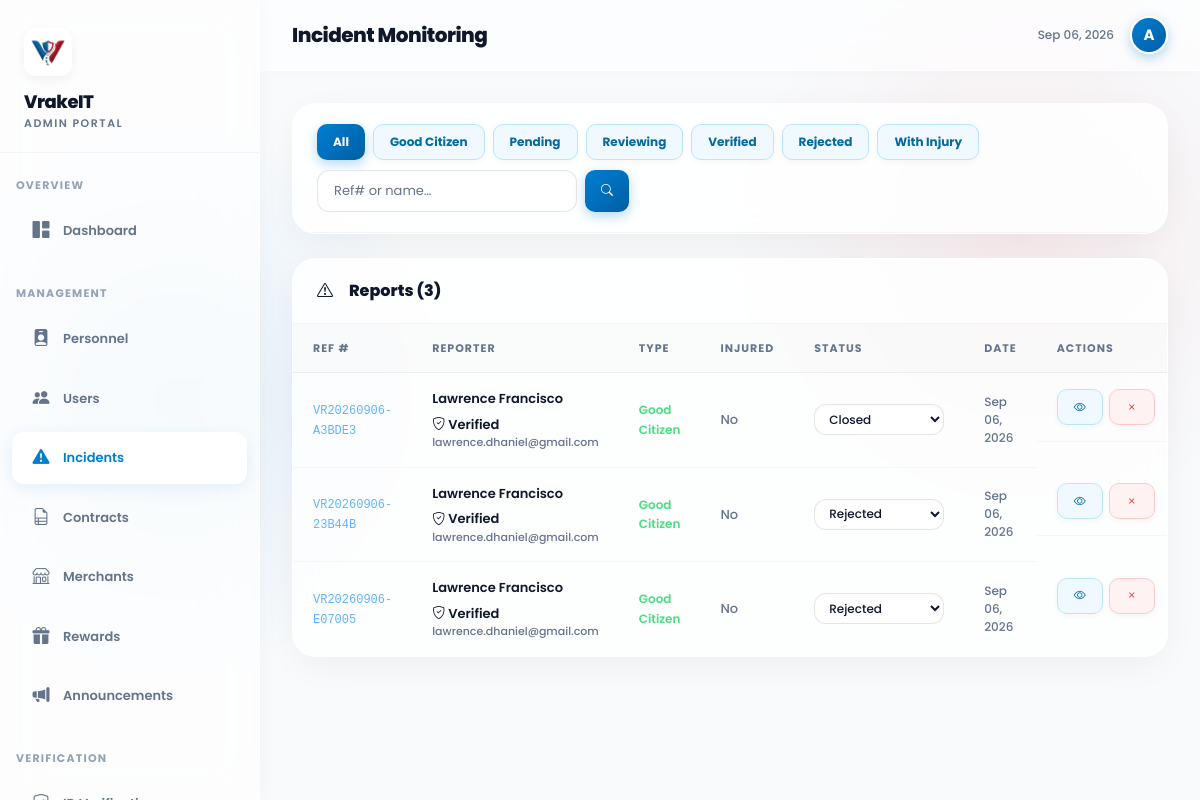
The page /admin/incidents.php (signed in) on the database its author committed.
### tables this page shows
CREATE TABLE `reports` (
  `id` int(11) NOT NULL AUTO_INCREMENT,
  `user_id` int(11) DEFAULT NULL,
  `reference_number` varchar(50) DEFAULT NULL,
  `flow_label` varchar(50) DEFAULT NULL,
  `status` varchar(20) DEFAULT 'pending',
  `is_injured` tinyint(1) DEFAULT NULL,
  `location_address` text DEFAULT NULL,
  `incident_date` date DEFAULT NULL,
  `incident_time` time DEFAULT NULL,
  `has_other_parties` tinyint(1) DEFAULT NULL,
  `weather_condition` varchar(50) DEFAULT NULL,
  `road_condition` varchar(50) DEFAULT NULL,
  `insurance_type` varchar(50) DEFAULT NULL,
  `media_urls` text DEFAULT NULL,
  `event_details` text DEFAULT NULL,
  `created_at` timestamp NOT NULL DEFAULT current_timestamp(),
  `flow_type` varchar(50) DEFAULT NULL,
  `location_lat` decimal(10,8) DEFAULT NULL,
  `location_lng` decimal(11,8) DEFAULT NULL,
  `enforcer_type` varchar(50) DEFAULT NULL,
  `enforcer_documented` varchar(20) DEFAULT NULL,
  `emergency_services` text DEFAULT NULL,
  `is_safe` tinyint(1) DEFAULT NULL,
  `other_parties_present` tinyint(1) DEFAULT NULL,
  `damage_category` varchar(100) DEFAULT NULL,
  `admin_notes` text DEFAULT NULL,
  `assigned_enforcer_id` int(11) DEFAULT NULL,
  `resolution_status` varchar(50) DEFAULT 'unresolved',
  PRIMARY KEY (`id`)
);

CREATE TABLE `users` (
  `id` int(11) NOT NULL AUTO_INCREMENT,
  `first_name` varchar(50) NOT NULL,
  `last_name` varchar(50) NOT NULL,
  `email` varchar(100) NOT NULL,
  `phone` varchar(20) DEFAULT NULL,
  `password` varchar(255) NOT NULL,
  `points` int(11) DEFAULT 0,
  `account_verified` tinyint(1) DEFAULT 0,
  `role` varchar(20) DEFAULT 'user',
  `avatar` varchar(255) DEFAULT 'default.png',
  `created_at` timestamp NOT NULL DEFAULT current_timestamp(),
  `is_active` tinyint(1) NOT NULL DEFAULT 1,
  `reset_token` varchar(64) DEFAULT NULL,
  `reset_expires_at` datetime DEFAULT NULL,
  `verification_status` varchar(20) DEFAULT 'Unverified',
  `verified_at` datetime DEFAULT NULL,
  `verification_method` varchar(50) DEFAULT NULL,
  `verification_reference` varchar(50) DEFAULT NULL,
  PRIMARY KEY (`id`),
  UNIQUE KEY `email` (`email`)
);

### includes/admin_auth.php (called while the page is built, shortened)
<?php
function getAdminUser(): ?array {
    $db   = getDB();
    $stmt = $db->prepare("SELECT * FROM users WHERE id = ? AND role IN ('admin', 'moderator')");
    $stmt->execute([$_SESSION['user_id']]);
    return $stmt->fetch() ?: null;
}

### admin/incidents.php (the view, shortened to what this page needs)
<?php
require_once dirname(__DIR__) . '/includes/admin_auth.php';
require_once __DIR__ . '/layout.php';
$admin = getAdminUser();
$db = getDB();
$filter = $_GET['filter'] ?? 'all';
$search = trim($_GET['search'] ?? '');
$where = "WHERE 1=1";
$params = [];
$stmt = $db->prepare("SELECT r.*, u.first_name, u.last_name, u.email, u.account_verified FROM reports r JOIN users u ON r.user_id=u.id $where ORDER BY r.created_at DESC LIMIT 100");
$stmt->execute($params);
$reports = $stmt->fetchAll();
adminHead('Incident Monitoring');
?>
<body>
<?php adminNav('incidents', $admin); ?>
<div class="main">
<?php adminTopbar('Incident Monitoring'); ?>
<div class="page-body">
<div class="section-card mb-4">
  <div class="section-header" style="flex-wrap:wrap;gap:10px;">
    <div style="display:flex;gap:8px;flex-wrap:wrap;">
      <?php foreach(['all'=>'All','good_citizen'=>'Good Citizen','pending'=>'Pending','reviewing'=>'Reviewing','verified'=>'Verified','rejected'=>'Rejected','injured'=>'With Injury'] as $k=>$v): ?>
      <a href="?filter=<?= $k ?>" class="btn-admin <?= $filter===$k?'btn-primary-admin':'btn-review' ?>"><?= $v ?></a>
      <?php endforeach; ?>
    </div>
    <form method="GET" style="display:flex;gap:8px;">
      <input class="search-input" name="search" placeholder="Ref# or name…" value="<?= htmlspecialchars($search) ?>">
      <button type="submit" class="btn-admin btn-primary-admin"><i class="bi bi-search"></i></button>
    </form>
  </div>
</div>
<div class="section-card">
  <div class="section-header">
    <span class="section-title-text"><i class="bi bi-exclamation-triangle me-2"></i>Reports (<?= count($reports) ?>)</span>
  </div>
  <div style="overflow-x:auto;">
  <table class="data-table">
    <thead><tr><th>Ref #</th><th>Reporter</th><th>Type</th><th>Injured</th><th>Status</th><th>Date</th><th>Actions</th></tr></thead>
    <tbody>
    <?php foreach($reports as $r):
      $typeMap  = ['standard' =>'Standard','contract'=>'Contract','good_citizen'=>'Good Citizen'];
      $typeClr  = ['standard'=>'#f87171','contract'=>'#60b4ff','good_citizen'=>'#4ade80'];
      $ft = $r['flow_type'];
    ?>
    <tr>
      <td><span style="font-family:monospace;color:#60b4ff;font-size:12px;"><?= htmlspecialchars($r['reference_number']) ?></span></td>
      <td>
        <div style="font-weight:600;display:flex;align-items:center;gap:6px;flex-wrap:wrap;">
          <?= htmlspecialchars($r['first_name'].' '.$r['last_name']) ?>
          <?php if ($r['account_verified']): ?>
          <span class="verified-badge" title="Identity Verified">
            <i class="bi bi-shield-check"></i> Verified
          </span>
          <?php endif; ?>
        </div>
        <div style="font-size:11px;color:var(--muted);"><?= htmlspecialchars($r['email']) ?></div>
      </td>
      <td><span style="color:<?= $typeClr[$ft] ?>;font-weight:600;font-size:12px;"><?= $typeMap[$ft] ?></span></td>
      <td><?= $r['is_injured'] ? '<span style="color:#f87171;font-weight:600;">Yes</span>' : '<span style="color:var(--muted);">No</span>' ?></td>
      <td>
        <select class="form-dark" style="padding:5px 10px;width:130px;font-size:12px;" onchange="updateStatus(<?= $r['id'] ?>, this.value)">
          <?php foreach(['pending','reviewing','verified','rejected','closed'] as $s): ?>
          <option value="<?= $s ?>" <?= $r['status']===$s?'selected':'' ?>><?= ucfirst($s) ?></option>
          <?php endforeach; ?>
        </select>
      </td>
      <td style="font-size:12px;color:var(--muted);"><?= date('M d, Y', strtotime($r['created_at'])) ?></td>
      <td style="display:flex;gap:6px;">
        <button class="btn-admin btn-review" onclick="viewReport(<?= $r['id'] ?>)" title="View Details"><i class="bi bi-eye"></i></button>
        <button class="btn-admin btn-reject" onclick="denyReport(<?= $r['id'] ?>)" title="Close Report"><i class="bi bi-x"></i></button>
      </td>
    </tr>
    <?php endforeach; ?>
    </tbody>
  </table>
  </div>
</div>
</div></div>
</body></html>

### admin/layout.php (shortened to what this page needs)
<?php
function adminHead(string $title, string $activePage = ''): void {
?>
<!DOCTYPE html>
<html lang="en">
<head>
<link href="https://cdn.jsdelivr.net/npm/bootstrap@5.3.2/dist/css/bootstrap.min.css" rel="stylesheet">
<link href="https://cdn.jsdelivr.net/npm/bootstrap-icons@1.11.3/font/bootstrap-icons.css" rel="stylesheet">
<?php }
function adminNav(string $activePage, array $admin): void { ?>
<div class="sidebar">
  <div class="sidebar-logo">
    <div class="badge-logo"><img src="../assets/img/system_logo.png" alt="VrakeIT Logo"></div>
    <div class="brand">VrakeIT</div>
    <div class="brand-sub">Admin Portal</div>
  </div>
  <div class="nav-section">Overview</div>
  <a href="dashboard.php" class="nav-item <?= $activePage==='dashboard'?'active':'' ?>"><i class="bi bi-grid-1x2-fill"></i> Dashboard</a>
  <div class="nav-section">Management</div>
<?php if ($admin['role'] === 'admin'): ?>
  <a href="admin_personnel.php" class="nav-item <?= $activePage==='personnel'?'active':'' ?>"><i class="bi bi-person-badge-fill"></i> Personnel</a>
  <a href="users.php" class="nav-item <?= $activePage==='users'?'active':'' ?>"><i class="bi bi-people-fill"></i> Users</a>
  <?php endif; ?>
  <a href="incidents.php" class="nav-item <?= $activePage==='incidents'?'active':'' ?>"><i class="bi bi-exclamation-triangle-fill"></i> Incidents</a>
  <a href="contracts.php" class="nav-item <?= $activePage==='contracts'?'active':'' ?>"><i class="bi bi-file-earmark-ruled"></i> Contracts</a>
  <?php if ($admin['role'] === 'admin'): ?>
  <a href="merchants.php" class="nav-item <?= $activePage==='merchants'?'active':'' ?>"><i class="bi bi-shop"></i> Merchants</a>
  <a href="rewards.php" class="nav-item <?= $activePage==='rewards'?'active':'' ?>"><i class="bi bi-gift-fill"></i> Rewards</a>
  <a href="announcements.php" class="nav-item <?= $activePage==='announcements'?'active':'' ?>"><i class="bi bi-megaphone-fill"></i> Announcements</a>
  <?php endif; ?>
  <div class="nav-section">Verification</div>
  <a href="verifications.php" class="nav-item <?= $activePage==='verifications'?'active':'' ?>"><i class="bi bi-shield-check"></i> ID Verifications</a>
</div>
<?php }
function adminTopbar(string $title): void { ?>
<div class="topbar">
  <div class="topbar-title"><?= htmlspecialchars($title) ?></div>
  <div class="topbar-right">
    <span style="font-size:12px;color:var(--muted);"><?= date('M d, Y') ?></span>
    <div class="avatar-sm">A</div>
  </div>
</div>
<?php }

### rows shown on the page
reports: reference_number "VR20260906-A3BDE3", user.last_name "Lawrence Francisco", user.email "lawrence.dhaniel@gmail.com", flow_type "Good Citizen", is_injured "No", status+id "Closed", created_at "Sep 06, 2026"
reports: reference_number "VR20260906-23B44B", user.last_name "Lawrence Francisco", user.email "lawrence.dhaniel@gmail.com", flow_type "Good Citizen", is_injured "No", status+id "Rejected", created_at "Sep 06, 2026"
reports: reference_number "VR20260906-E07005", user.last_name "Lawrence Francisco", user.email "lawrence.dhaniel@gmail.com", flow_type "Good Citizen", is_injured "No", status+id "Rejected", created_at "Sep 06, 2026"

### other values the page prints
$title "Incident Monitoring"
$v "All"
$v "Good Citizen"
$v "Pending"
$v "Reviewing"
$v "Verified"
$v "Rejected"
$v "With Injury"
count($reports) "3"
